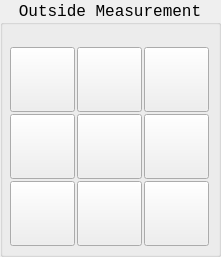
     <widget class="QGroupBox" name="groupBox_Outside">
      <property name="geometry">
       <rect>
        <x>10</x>
        <y>10</y>
        <width>221</width>
        <height>257</height>
       </rect>
      </property>
      <property name="font">
       <font>
        <family>Monospace</family>
        <pointsize>12</pointsize>
       </font>
      </property>
      <property name="title">
       <string>Outside Measurement</string>
      </property>
      <property name="alignment">
       <set>Qt::AlignCenter</set>
      </property>
      <layout class="QGridLayout" name="gridLayout_14">
       <property name="sizeConstraint">
        <enum>QLayout::SetDefaultConstraint</enum>
       </property>
       <property name="leftMargin">
        <number>6</number>
       </property>
       <property name="topMargin">
        <number>21</number>
       </property>
       <property name="rightMargin">
        <number>6</number>
       </property>
       <property name="bottomMargin">
        <number>6</number>
       </property>
       <property name="spacing">
        <number>1</number>
       </property>
       <item row="0" column="0">
        <widget class="QPushButton" name="probe_XminusYplus">
         <property name="sizePolicy">
          <sizepolicy hsizetype="Fixed" vsizetype="Fixed">
           <horstretch>0</horstretch>
           <verstretch>0</verstretch>
          </sizepolicy>
         </property>
         <property name="minimumSize">
          <size>
           <width>43</width>
           <height>43</height>
          </size>
         </property>
         <property name="maximumSize">
          <size>
           <width>65</width>
           <height>65</height>
          </size>
         </property>
         <property name="baseSize">
          <size>
           <width>65</width>
           <height>65</height>
          </size>
         </property>
         <property name="font">
          <font>
           <family>Monospace</family>
           <pointsize>12</pointsize>
           <kerning>false</kerning>
          </font>
         </property>
         <property name="function" stdset="0">
          <string>mdi</string>
         </property>
         <property name="command" stdset="0">
          <string>o&lt;c_right_front_out&gt; call</string>
         </property>
        </widget>
       </item>
       <item row="0" column="1">
        <widget class="QPushButton" name="probe_Yminus">
         <property name="sizePolicy">
          <sizepolicy hsizetype="Fixed" vsizetype="Fixed">
           <horstretch>0</horstretch>
           <verstretch>0</verstretch>
          </sizepolicy>
         </property>
         <property name="minimumSize">
          <size>
           <width>43</width>
           <height>43</height>
          </size>
         </property>
         <property name="maximumSize">
          <size>
           <width>65</width>
           <height>65</height>
          </size>
         </property>
         <property name="baseSize">
          <size>
           <width>65</width>
           <height>65</height>
          </size>
         </property>
         <property name="font">
          <font>
           <family>Monospace</family>
           <pointsize>12</pointsize>
           <kerning>false</kerning>
          </font>
         </property>
         <property name="function" stdset="0">
          <string>mdi</string>
         </property>
         <property name="command" stdset="0">
          <string>o&lt;p_back&gt; call</string>
         </property>
        </widget>
       </item>
       <item row="0" column="2">
        <widget class="QPushButton" name="probe_XplusYplus">
         <property name="sizePolicy">
          <sizepolicy hsizetype="Fixed" vsizetype="Fixed">
           <horstretch>0</horstretch>
           <verstretch>0</verstretch>
          </sizepolicy>
         </property>
         <property name="minimumSize">
          <size>
           <width>43</width>
           <height>43</height>
          </size>
         </property>
         <property name="maximumSize">
          <size>
           <width>65</width>
           <height>65</height>
          </size>
         </property>
         <property name="baseSize">
          <size>
           <width>65</width>
           <height>65</height>
          </size>
         </property>
         <property name="font">
          <font>
           <family>Monospace</family>
           <pointsize>12</pointsize>
           <kerning>false</kerning>
          </font>
         </property>
         <property name="function" stdset="0">
          <string>mdi</string>
         </property>
         <property name="command" stdset="0">
          <string>o&lt;c_left_front_out&gt; call</string>
         </property>
        </widget>
       </item>
       <item row="1" column="0">
        <widget class="QPushButton" name="probe_Xplus">
         <property name="sizePolicy">
          <sizepolicy hsizetype="Fixed" vsizetype="Fixed">
           <horstretch>0</horstretch>
           <verstretch>0</verstretch>
          </sizepolicy>
         </property>
         <property name="minimumSize">
          <size>
           <width>43</width>
           <height>43</height>
          </size>
         </property>
         <property name="maximumSize">
          <size>
           <width>65</width>
           <height>65</height>
          </size>
         </property>
         <property name="baseSize">
          <size>
           <width>65</width>
           <height>65</height>
          </size>
         </property>
         <property name="font">
          <font>
           <family>Monospace</family>
           <pointsize>12</pointsize>
           <kerning>false</kerning>
          </font>
         </property>
         <property name="function" stdset="0">
          <string>mdi</string>
         </property>
         <property name="command" stdset="0">
          <string>o&lt;p_left&gt;  call</string>
         </property>
        </widget>
       </item>
       <item row="1" column="1">
        <widget class="QPushButton" name="probe_wk_center">
         <property name="sizePolicy">
          <sizepolicy hsizetype="Fixed" vsizetype="Fixed">
           <horstretch>0</horstretch>
           <verstretch>0</verstretch>
          </sizepolicy>
         </property>
         <property name="minimumSize">
          <size>
           <width>43</width>
           <height>43</height>
          </size>
         </property>
         <property name="maximumSize">
          <size>
           <width>65</width>
           <height>65</height>
          </size>
         </property>
         <property name="baseSize">
          <size>
           <width>65</width>
           <height>65</height>
          </size>
         </property>
         <property name="font">
          <font>
           <family>Monospace</family>
           <pointsize>12</pointsize>
           <kerning>false</kerning>
          </font>
         </property>
         <property name="function" stdset="0">
          <string>mdi</string>
         </property>
         <property name="command" stdset="0">
          <string>o&lt;p_bar&gt; call</string>
         </property>
        </widget>
       </item>
       <item row="1" column="2">
        <widget class="QPushButton" name="probe_Xminus">
         <property name="sizePolicy">
          <sizepolicy hsizetype="Fixed" vsizetype="Fixed">
           <horstretch>0</horstretch>
           <verstretch>0</verstretch>
          </sizepolicy>
         </property>
         <property name="minimumSize">
          <size>
           <width>43</width>
           <height>43</height>
          </size>
         </property>
         <property name="maximumSize">
          <size>
           <width>65</width>
           <height>65</height>
          </size>
         </property>
         <property name="baseSize">
          <size>
           <width>65</width>
           <height>65</height>
          </size>
         </property>
         <property name="font">
          <font>
           <family>Monospace</family>
           <pointsize>12</pointsize>
           <kerning>false</kerning>
          </font>
         </property>
         <property name="function" stdset="0">
          <string>mdi</string>
         </property>
         <property name="command" stdset="0">
          <string>o&lt;p_right&gt; call</string>
         </property>
        </widget>
       </item>
       <item row="2" column="0">
        <widget class="QPushButton" name="probe_XminusYminus">
         <property name="sizePolicy">
          <sizepolicy hsizetype="Fixed" vsizetype="Fixed">
           <horstretch>0</horstretch>
           <verstretch>0</verstretch>
          </sizepolicy>
         </property>
         <property name="minimumSize">
          <size>
           <width>43</width>
           <height>43</height>
          </size>
         </property>
         <property name="maximumSize">
          <size>
           <width>65</width>
           <height>65</height>
          </size>
         </property>
         <property name="baseSize">
          <size>
           <width>65</width>
           <height>65</height>
          </size>
         </property>
         <property name="font">
          <font>
           <family>Monospace</family>
           <pointsize>12</pointsize>
           <kerning>false</kerning>
          </font>
         </property>
         <property name="function" stdset="0">
          <string>mdi</string>
         </property>
         <property name="command" stdset="0">
          <string>o&lt;c_right_back_out&gt; call</string>
         </property>
        </widget>
       </item>
       <item row="2" column="1">
        <widget class="QPushButton" name="probe_Yplus">
         <property name="sizePolicy">
          <sizepolicy hsizetype="Fixed" vsizetype="Fixed">
           <horstretch>0</horstretch>
           <verstretch>0</verstretch>
          </sizepolicy>
         </property>
         <property name="minimumSize">
          <size>
           <width>43</width>
           <height>43</height>
          </size>
         </property>
         <property name="maximumSize">
          <size>
           <width>65</width>
           <height>65</height>
          </size>
         </property>
         <property name="baseSize">
          <size>
           <width>65</width>
           <height>65</height>
          </size>
         </property>
         <property name="font">
          <font>
           <family>Monospace</family>
           <pointsize>12</pointsize>
           <kerning>false</kerning>
          </font>
         </property>
         <property name="function" stdset="0">
          <string>mdi</string>
         </property>
         <property name="command" stdset="0">
          <string>o&lt;p_front&gt; call</string>
         </property>
        </widget>
       </item>
       <item row="2" column="2">
        <widget class="QPushButton" name="probe_XplusYminus">
         <property name="sizePolicy">
          <sizepolicy hsizetype="Fixed" vsizetype="Fixed">
           <horstretch>0</horstretch>
           <verstretch>0</verstretch>
          </sizepolicy>
         </property>
         <property name="minimumSize">
          <size>
           <width>43</width>
           <height>43</height>
          </size>
         </property>
         <property name="maximumSize">
          <size>
           <width>65</width>
           <height>65</height>
          </size>
         </property>
         <property name="baseSize">
          <size>
           <width>65</width>
           <height>65</height>
          </size>
         </property>
         <property name="font">
          <font>
           <family>Monospace</family>
           <pointsize>12</pointsize>
           <kerning>false</kerning>
          </font>
         </property>
         <property name="function" stdset="0">
          <string>mdi</string>
         </property>
         <property name="command" stdset="0">
          <string>o&lt;c_left_back_out&gt; call</string>
         </property>
        </widget>
       </item>
      </layout>
     </widget>
